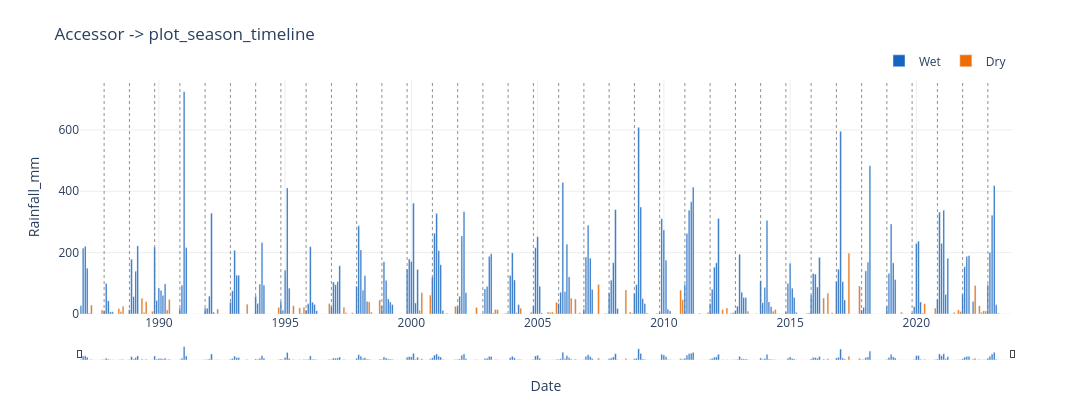

The code cell stored with this chart in its notebook:
### Markdown cell above
### 7.6 Pandas accessor shortcut

### Code cell
# Once the pipeline has been run and columns exist, accessor methods work directly
# on the result DataFrame with no re-computation needed.
fig = result.hydroseason.plot_timeline(
    title='Accessor -> plot_season_timeline',
    width=1100,
    height=420,
)
print('repr:', result.hydroseason)
fig

### Figure 1 — Plotly figure (JSON) as saved in the notebook; plotly's stock layout.template omitted (floating-point values rounded to 4 significant figures; data arrays with more than 128 entries replaced by an {"elided": "..."} marker saying what was removed)
{"data": [{"customdata": {"elided": "221 int values"}, "hovertemplate": "<b>%{x|%b %Y}</b><br>Rainfall_mm: %{y:.1f}<br>Season: Wet<br>Hydro Year: %{customdata}<br><extra></extra>", "marker": {"color": "#1565C0"}, "name": "Wet", "type": "bar", "x": {"elided": "221 str values"}, "y": {"elided": "221 float values"}}, {"customdata": {"elided": "222 int values"}, "hovertemplate": "<b>%{x|%b %Y}</b><br>Rainfall_mm: %{y:.1f}<br>Season: Dry<br>Hydro Year: %{customdata}<br><extra></extra>", "marker": {"color": "#EF6C00"}, "name": "Dry", "type": "bar", "x": {"elided": "222 str values"}, "y": {"elided": "222 float values"}}], "layout": {"barmode": "overlay", "height": 420, "hoverlabel": {"bgcolor": "white"}, "legend": {"orientation": "h", "x": 1, "xanchor": "right", "y": 1.02, "yanchor": "bottom"}, "margin": {"b": 60, "t": 80}, "paper_bgcolor": "white", "plot_bgcolor": "white", "shapes": [{"line": {"color": "#757575", "dash": "dot", "width": 0.8}, "type": "line", "x0": "1987-11-01T00:00:00", "x1": "1987-11-01T00:00:00", "xref": "x", "y0": 0, "y1": 1, "yref": "paper"}, {"line": {"color": "#757575", "dash": "dot", "width": 0.8}, "type": "line", "x0": "1988-11-01T00:00:00", "x1": "1988-11-01T00:00:00", "xref": "x", "y0": 0, "y1": 1, "yref": "paper"}, {"line": {"color": "#757575", "dash": "dot", "width": 0.8}, "type": "line", "x0": "1989-11-01T00:00:00", "x1": "1989-11-01T00:00:00", "xref": "x", "y0": 0, "y1": 1, "yref": "paper"}, {"line": {"color": "#757575", "dash": "dot", "width": 0.8}, "type": "line", "x0": "1990-11-01T00:00:00", "x1": "1990-11-01T00:00:00", "xref": "x", "y0": 0, "y1": 1, "yref": "paper"}, {"line": {"color": "#757575", "dash": "dot", "width": 0.8}, "type": "line", "x0": "1991-11-01T00:00:00", "x1": "1991-11-01T00:00:00", "xref": "x", "y0": 0, "y1": 1, "yref": "paper"}, {"line": {"color": "#757575", "dash": "dot", "width": 0.8}, "type": "line", "x0": "1992-11-01T00:00:00", "x1": "1992-11-01T00:00:00", "xref": "x", "y0": 0, "y1": 1, "yref": "paper"}, {"line": {"color": "#757575", "dash": "dot", "width": 0.8}, "type": "line", "x0": "1993-11-01T00:00:00", "x1": "1993-11-01T00:00:00", "xref": "x", "y0": 0, "y1": 1, "yref": "paper"}, {"line": {"color": "#757575", "dash": "dot", "width": 0.8}, "type": "line", "x0": "1994-11-01T00:00:00", "x1": "1994-11-01T00:00:00", "xref": "x", "y0": 0, "y1": 1, "yref": "paper"}, {"line": {"color": "#757575", "dash": "dot", "width": 0.8}, "type": "line", "x0": "1995-11-01T00:00:00", "x1": "1995-11-01T00:00:00", "xref": "x", "y0": 0, "y1": 1, "yref": "paper"}, {"line": {"color": "#757575", "dash": "dot", "width": 0.8}, "type": "line", "x0": "1996-11-01T00:00:00", "x1": "1996-11-01T00:00:00", "xref": "x", "y0": 0, "y1": 1, "yref": "paper"}, {"line": {"color": "#757575", "dash": "dot", "width": 0.8}, "type": "line", "x0": "1997-11-01T00:00:00", "x1": "1997-11-01T00:00:00", "xref": "x", "y0": 0, "y1": 1, "yref": "paper"}, {"line": {"color": "#757575", "dash": "dot", "width": 0.8}, "type": "line", "x0": "1998-11-01T00:00:00", "x1": "1998-11-01T00:00:00", "xref": "x", "y0": 0, "y1": 1, "yref": "paper"}, {"line": {"color": "#757575", "dash": "dot", "width": 0.8}, "type": "line", "x0": "1999-11-01T00:00:00", "x1": "1999-11-01T00:00:00", "xref": "x", "y0": 0, "y1": 1, "yref": "paper"}, {"line": {"color": "#757575", "dash": "dot", "width": 0.8}, "type": "line", "x0": "2000-11-01T00:00:00", "x1": "2000-11-01T00:00:00", "xref": "x", "y0": 0, "y1": 1, "yref": "paper"}, {"line": {"color": "#757575", "dash": "dot", "width": 0.8}, "type": "line", "x0": "2001-11-01T00:00:00", "x1": "2001-11-01T00:00:00", "xref": "x", "y0": 0, "y1": 1, "yref": "paper"}, {"line": {"color": "#757575", "dash": "dot", "width": 0.8}, "type": "line", "x0": "2002-11-01T00:00:00", "x1": "2002-11-01T00:00:00", "xref": "x", "y0": 0, "y1": 1, "yref": "paper"}, {"line": {"color": "#757575", "dash": "dot", "width": 0.8}, "type": "line", "x0": "2003-11-01T00:00:00", "x1": "2003-11-01T00:00:00", "xref": "x", "y0": 0, "y1": 1, "yref": "paper"}, {"line": {"color": "#757575", "dash": "dot", "width": 0.8}, "type": "line", "x0": "2004-11-01T00:00:00", "x1": "2004-11-01T00:00:00", "xref": "x", "y0": 0, "y1": 1, "yref": "paper"}, {"line": {"color": "#757575", "dash": "dot", "width": 0.8}, "type": "line", "x0": "2005-11-01T00:00:00", "x1": "2005-11-01T00:00:00", "xref": "x", "y0": 0, "y1": 1, "yref": "paper"}, {"line": {"color": "#757575", "dash": "dot", "width": 0.8}, "type": "line", "x0": "2006-11-01T00:00:00", "x1": "2006-11-01T00:00:00", "xref": "x", "y0": 0, "y1": 1, "yref": "paper"}, {"line": {"color": "#757575", "dash": "dot", "width": 0.8}, "type": "line", "x0": "2007-11-01T00:00:00", "x1": "2007-11-01T00:00:00", "xref": "x", "y0": 0, "y1": 1, "yref": "paper"}, {"line": {"color": "#757575", "dash": "dot", "width": 0.8}, "type": "line", "x0": "2008-11-01T00:00:00", "x1": "2008-11-01T00:00:00", "xref": "x", "y0": 0, "y1": 1, "yref": "paper"}, {"line": {"color": "#757575", "dash": "dot", "width": 0.8}, "type": "line", "x0": "2009-11-01T00:00:00", "x1": "2009-11-01T00:00:00", "xref": "x", "y0": 0, "y1": 1, "yref": "paper"}, {"line": {"color": "#757575", "dash": "dot", "width": 0.8}, "type": "line", "x0": "2010-11-01T00:00:00", "x1": "2010-11-01T00:00:00", "xref": "x", "y0": 0, "y1": 1, "yref": "paper"}, {"line": {"color": "#757575", "dash": "dot", "width": 0.8}, "type": "line", "x0": "2011-11-01T00:00:00", "x1": "2011-11-01T00:00:00", "xref": "x", "y0": 0, "y1": 1, "yref": "paper"}, {"line": {"color": "#757575", "dash": "dot", "width": 0.8}, "type": "line", "x0": "2012-11-01T00:00:00", "x1": "2012-11-01T00:00:00", "xref": "x", "y0": 0, "y1": 1, "yref": "paper"}, {"line": {"color": "#757575", "dash": "dot", "width": 0.8}, "type": "line", "x0": "2013-11-01T00:00:00", "x1": "2013-11-01T00:00:00", "xref": "x", "y0": 0, "y1": 1, "yref": "paper"}, {"line": {"color": "#757575", "dash": "dot", "width": 0.8}, "type": "line", "x0": "2014-11-01T00:00:00", "x1": "2014-11-01T00:00:00", "xref": "x", "y0": 0, "y1": 1, "yref": "paper"}, {"line": {"color": "#757575", "dash": "dot", "width": 0.8}, "type": "line", "x0": "2015-11-01T00:00:00", "x1": "2015-11-01T00:00:00", "xref": "x", "y0": 0, "y1": 1, "yref": "paper"}, {"line": {"color": "#757575", "dash": "dot", "width": 0.8}, "type": "line", "x0": "2016-11-01T00:00:00", "x1": "2016-11-01T00:00:00", "xref": "x", "y0": 0, "y1": 1, "yref": "paper"}, {"line": {"color": "#757575", "dash": "dot", "width": 0.8}, "type": "line", "x0": "2017-11-01T00:00:00", "x1": "2017-11-01T00:00:00", "xref": "x", "y0": 0, "y1": 1, "yref": "paper"}, {"line": {"color": "#757575", "dash": "dot", "width": 0.8}, "type": "line", "x0": "2018-11-01T00:00:00", "x1": "2018-11-01T00:00:00", "xref": "x", "y0": 0, "y1": 1, "yref": "paper"}, {"line": {"color": "#757575", "dash": "dot", "width": 0.8}, "type": "line", "x0": "2019-11-01T00:00:00", "x1": "2019-11-01T00:00:00", "xref": "x", "y0": 0, "y1": 1, "yref": "paper"}, {"line": {"color": "#757575", "dash": "dot", "width": 0.8}, "type": "line", "x0": "2020-11-01T00:00:00", "x1": "2020-11-01T00:00:00", "xref": "x", "y0": 0, "y1": 1, "yref": "paper"}, {"line": {"color": "#757575", "dash": "dot", "width": 0.8}, "type": "line", "x0": "2021-11-01T00:00:00", "x1": "2021-11-01T00:00:00", "xref": "x", "y0": 0, "y1": 1, "yref": "paper"}, {"line": {"color": "#757575", "dash": "dot", "width": 0.8}, "type": "line", "x0": "2022-11-01T00:00:00", "x1": "2022-11-01T00:00:00", "xref": "x", "y0": 0, "y1": 1, "yref": "paper"}], "title": {"text": "Accessor -> plot_season_timeline"}, "width": 1100, "xaxis": {"gridcolor": "#EEEEEE", "rangeslider": {"thickness": 0.05, "visible": true}, "showgrid": true, "title": {"text": "Date"}, "type": "date"}, "yaxis": {"gridcolor": "#EEEEEE", "showgrid": true, "title": {"text": "Rainfall_mm"}}}}
